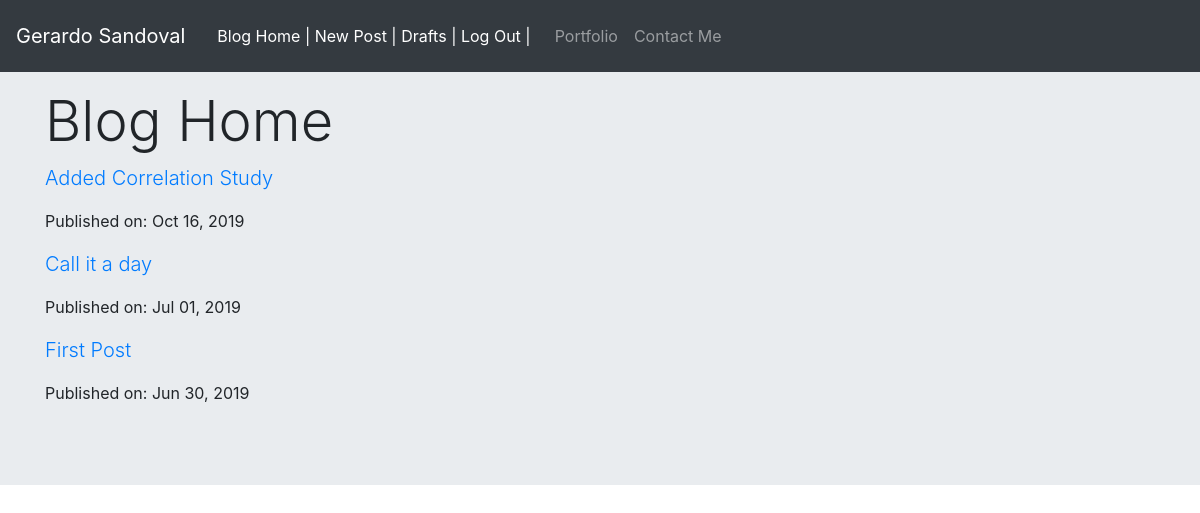
Page /blog/ (signed in) on the committed database.
### AppBlog/models.py (models this page shows, shortened)
class PostModel(models.Model):
    author = models.ForeignKey('auth.User')
    title = models.CharField(max_length=50)
    text = models.TextField()
    create_date = models.DateTimeField(default=timezone.now)
    published_date = models.DateTimeField(blank=True, null=True)
    def approve_comments(self):
        return self.comments.filter(approved_comment=True)  # tied to line 32

### AppBlog/views.py (the view)
class PostListView(ListView):
    model = PostModel
    template_name = 'blog.html'
    def get_queryset(self):
        return PostModel.objects.filter(published_date__lte=timezone.now())\
                                        .order_by('-published_date')

### AppBlog/templates/AppBlog/blog.html
{% extends 'AppBlog/blog_base.html'%}
{% block content %}
<h1 class="display-4">Blog Home</h1>
    {% for post in postmodel_list %}
      <p class="lead">
        <a href="{% url 'blog:postmodel_detail' pk=post.pk %}">
          {{ post.title }}
        </a>
      </p>
      <p>Published on:{{ post.published_date|date:" M d, Y"}}</p>
    {% endfor %}
</div>
{% endblock%}

### rows in the picture
PostModel: title "Added Correlation Study", published_date "Oct 16, 2019"
PostModel: title "Call it a day", published_date "Jul 01, 2019"
PostModel: title "First Post", published_date "Jun 30, 2019"
